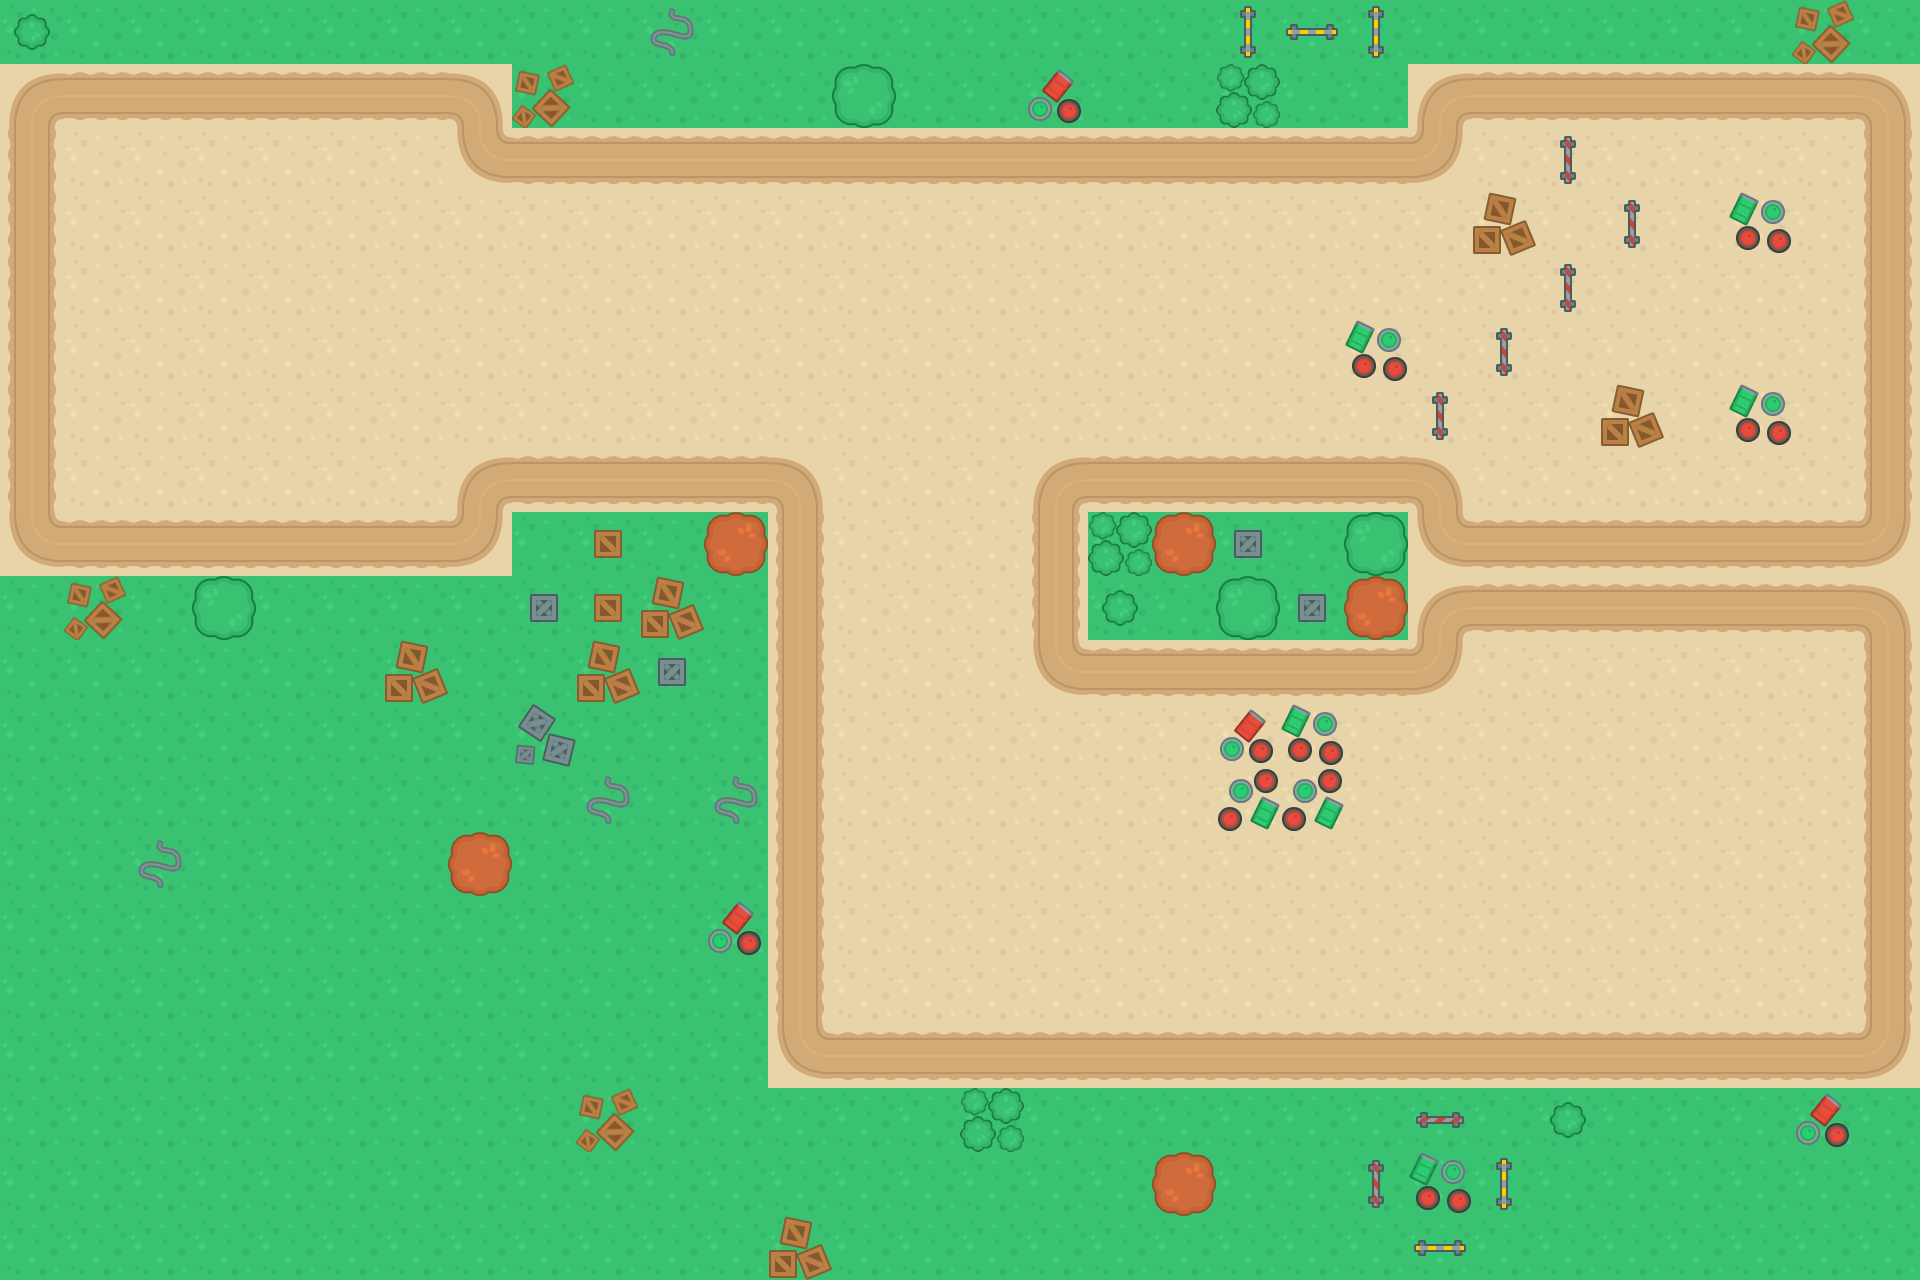

The image is a tile-based game level rendered from a .tmx file. Its description and source (layers, tilesets, objects; grid data summarised) follow:
An orthogonal 30x20 tile map with 64x64 px tiles, 6 tile layers (botTerrain, botItem, worldItem, world, ...), 2 tilesets and 10 objects (Fin, Debut, Piece1, Piece2, Piece3, ...).

<map version="1.2" tiledversion="1.2.1" orientation="orthogonal" renderorder="right-down" width="30" height="20" tilewidth="64" tileheight="64" infinite="0" nextlayerid="18" nextobjectid="21">
 <tileset firstgid="1" name="tilesPerso" tilewidth="64" tileheight="64" tilecount="20" columns="5">
  <image source="../images/tilesPerso.png" width="320" height="256" />
  <tile id="0">
   <properties>
    <property name="Collides" type="bool" value="true" />
   </properties>
  </tile>
  <tile id="1">
   <properties>
    <property name="Collides" type="bool" value="true" />
   </properties>
  </tile>
  <tile id="2">
   <properties>
    <property name="Collides" type="bool" value="true" />
   </properties>
  </tile>
  <tile id="3">
   <properties>
    <property name="Collides" type="bool" value="true" />
   </properties>
  </tile>
  <tile id="4">
   <properties>
    <property name="Collides" type="bool" value="true" />
   </properties>
  </tile>
  <tile id="5">
   <properties>
    <property name="Collides" type="bool" value="true" />
   </properties>
  </tile>
  <tile id="6">
   <properties>
    <property name="Collides" type="bool" value="true" />
   </properties>
  </tile>
  <tile id="7">
   <properties>
    <property name="Collides" type="bool" value="true" />
   </properties>
  </tile>
  <tile id="8">
   <properties>
    <property name="Collides" type="bool" value="true" />
   </properties>
  </tile>
  <tile id="9">
   <properties>
    <property name="Collides" type="bool" value="true" />
   </properties>
  </tile>
  <tile id="10">
   <properties>
    <property name="Collides" type="bool" value="true" />
   </properties>
  </tile>
  <tile id="11">
   <properties>
    <property name="Collides" type="bool" value="true" />
   </properties>
  </tile>
  <tile id="12">
   <properties>
    <property name="Collides" type="bool" value="true" />
   </properties>
  </tile>
  <tile id="13">
   <properties>
    <property name="Collides" type="bool" value="true" />
   </properties>
  </tile>
  <tile id="14">
   <properties>
    <property name="Collides" type="bool" value="true" />
   </properties>
  </tile>
  <tile id="15">
   <properties>
    <property name="Collides" type="bool" value="true" />
   </properties>
  </tile>
  <tile id="16">
   <properties>
    <property name="Collides" type="bool" value="true" />
   </properties>
  </tile>
  <tile id="17">
   <properties>
    <property name="Collides" type="bool" value="true" />
   </properties>
  </tile>
  <tile id="18">
   <properties>
    <property name="Collides" type="bool" value="true" />
   </properties>
  </tile>
  <tile id="19">
   <properties>
    <property name="Collides" type="bool" value="true" />
   </properties>
  </tile>
 </tileset>
 <tileset firstgid="21" name="terrain" tilewidth="64" tileheight="64" tilecount="40" columns="10">
  <image source="../images/terrain.png" width="640" height="256" />
  <tile id="0">
   <properties>
    <property name="Collides" type="bool" value="false" />
   </properties>
  </tile>
  <tile id="1">
   <properties>
    <property name="Collides" type="bool" value="true" />
   </properties>
  </tile>
  <tile id="2">
   <properties>
    <property name="Collides" type="bool" value="true" />
   </properties>
  </tile>
  <tile id="3">
   <properties>
    <property name="Collides" type="bool" value="true" />
   </properties>
  </tile>
  <tile id="4">
   <properties>
    <property name="Collides" type="bool" value="true" />
   </properties>
  </tile>
  <tile id="5">
   <properties>
    <property name="Collides" type="bool" value="true" />
   </properties>
  </tile>
  <tile id="6">
   <properties>
    <property name="Collides" type="bool" value="true" />
   </properties>
  </tile>
  <tile id="7">
   <properties>
    <property name="Collides" type="bool" value="false" />
   </properties>
  </tile>
  <tile id="8">
   <properties>
    <property name="Collides" type="bool" value="false" />
   </properties>
  </tile>
  <tile id="9">
   <properties>
    <property name="Collides" type="bool" value="true" />
   </properties>
  </tile>
  <tile id="10">
   <properties>
    <property name="Collides" type="bool" value="false" />
   </properties>
  </tile>
  <tile id="11">
   <properties>
    <property name="Collides" type="bool" value="true" />
   </properties>
  </tile>
  <tile id="12">
   <properties>
    <property name="Collides" type="bool" value="true" />
   </properties>
  </tile>
  <tile id="13">
   <properties>
    <property name="Collides" type="bool" value="true" />
   </properties>
  </tile>
  <tile id="14">
   <properties>
    <property name="Collides" type="bool" value="true" />
   </properties>
  </tile>
  <tile id="15">
   <properties>
    <property name="Collides" type="bool" value="true" />
   </properties>
  </tile>
  <tile id="16">
   <properties>
    <property name="Collides" type="bool" value="true" />
   </properties>
  </tile>
  <tile id="17">
   <properties>
    <property name="Collides" type="bool" value="false" />
   </properties>
  </tile>
  <tile id="18">
   <properties>
    <property name="Collides" type="bool" value="false" />
   </properties>
  </tile>
  <tile id="19">
   <properties>
    <property name="Collides" type="bool" value="true" />
   </properties>
  </tile>
  <tile id="20">
   <properties>
    <property name="Collides" type="bool" value="false" />
   </properties>
  </tile>
  <tile id="21">
   <properties>
    <property name="Collides" type="bool" value="true" />
   </properties>
  </tile>
  <tile id="22">
   <properties>
    <property name="Collides" type="bool" value="true" />
   </properties>
  </tile>
  <tile id="23">
   <properties>
    <property name="Collides" type="bool" value="true" />
   </properties>
  </tile>
  <tile id="24">
   <properties>
    <property name="Collides" type="bool" value="true" />
   </properties>
  </tile>
  <tile id="25">
   <properties>
    <property name="Collides" type="bool" value="true" />
   </properties>
  </tile>
  <tile id="26">
   <properties>
    <property name="Collides" type="bool" value="true" />
   </properties>
  </tile>
  <tile id="27">
   <properties>
    <property name="Collides" type="bool" value="true" />
   </properties>
  </tile>
  <tile id="28">
   <properties>
    <property name="Collides" type="bool" value="true" />
   </properties>
  </tile>
  <tile id="29">
   <properties>
    <property name="Collides" type="bool" value="true" />
   </properties>
  </tile>
  <tile id="30">
   <properties>
    <property name="Collides" type="bool" value="false" />
   </properties>
  </tile>
  <tile id="31">
   <properties>
    <property name="Collides" type="bool" value="true" />
   </properties>
  </tile>
  <tile id="32">
   <properties>
    <property name="Collides" type="bool" value="true" />
   </properties>
  </tile>
  <tile id="33">
   <properties>
    <property name="Collides" type="bool" value="true" />
   </properties>
  </tile>
  <tile id="34">
   <properties>
    <property name="Collides" type="bool" value="true" />
   </properties>
  </tile>
  <tile id="35">
   <properties>
    <property name="Collides" type="bool" value="true" />
   </properties>
  </tile>
  <tile id="36">
   <properties>
    <property name="Collides" type="bool" value="true" />
   </properties>
  </tile>
  <tile id="37">
   <properties>
    <property name="Collides" type="bool" value="true" />
   </properties>
  </tile>
  <tile id="38">
   <properties>
    <property name="Collides" type="bool" value="true" />
   </properties>
  </tile>
  <tile id="39">
   <properties>
    <property name="Collides" type="bool" value="true" />
   </properties>
  </tile>
 </tileset>
 <layer id="12" name="botTerrain" width="30" height="20">
  <data>[600 cells, 600 non-empty, 2 distinct tile ids]</data>
 </layer>
 <layer id="13" name="botItem" width="30" height="20">
  <data>[600 cells, 48 non-empty, 17 distinct tile ids]</data>
 </layer>
 <layer id="14" name="worldItem" width="30" height="20">
  <data>[600 cells, 14 non-empty, 5 distinct tile ids]</data>
 </layer>
 <layer id="15" name="world" width="30" height="20">
  <data>[600 cells, 122 non-empty, 6 distinct tile ids]</data>
 </layer>
 <layer id="16" name="top" width="30" height="20">
  <data>[600 cells, 0 non-empty, 0 distinct tile ids]</data>
 </layer>
 <layer id="17" name="overlap" width="30" height="20">
  <data>[600 cells, 0 non-empty, 0 distinct tile ids]</data>
 </layer>
 <objectgroup id="9" name="Objects">
  <object id="2" name="Fin" x="1668" y="854" />
  <object id="6" name="Debut" x="248.667" y="318.121">
   <properties>
    <property name="nbPieces" type="int" value="8" />
   </properties>
  </object>
  <object id="7" name="Piece1" x="475.337" y="311.333">
   <properties>
    <property name="nbPieces" type="int" value="10" />
   </properties>
  </object>
  <object id="8" name="Piece2" x="625.337" y="380">
   <properties>
    <property name="nbPieces" type="int" value="10" />
   </properties>
  </object>
  <object id="9" name="Piece3" x="932.67" y="299.333">
   <properties>
    <property name="nbPieces" type="int" value="10" />
   </properties>
  </object>
  <object id="10" name="Piece4" x="1301.67" y="259.666">
   <properties>
    <property name="nbPieces" type="int" value="10" />
   </properties>
  </object>
  <object id="11" name="Piece5" x="1150.67" y="377.333">
   <properties>
    <property name="nbPieces" type="int" value="10" />
   </properties>
  </object>
  <object id="12" name="Piece6" x="948" y="574">
   <properties>
    <property name="nbPieces" type="int" value="10" />
   </properties>
  </object>
  <object id="13" name="Piece7" x="927.5" y="912">
   <properties>
    <property name="nbPieces" type="int" value="10" />
   </properties>
  </object>
  <object id="14" name="Piece8" x="1159" y="771">
   <properties>
    <property name="nbPieces" type="int" value="10" />
   </properties>
  </object>
 </objectgroup>
</map>
